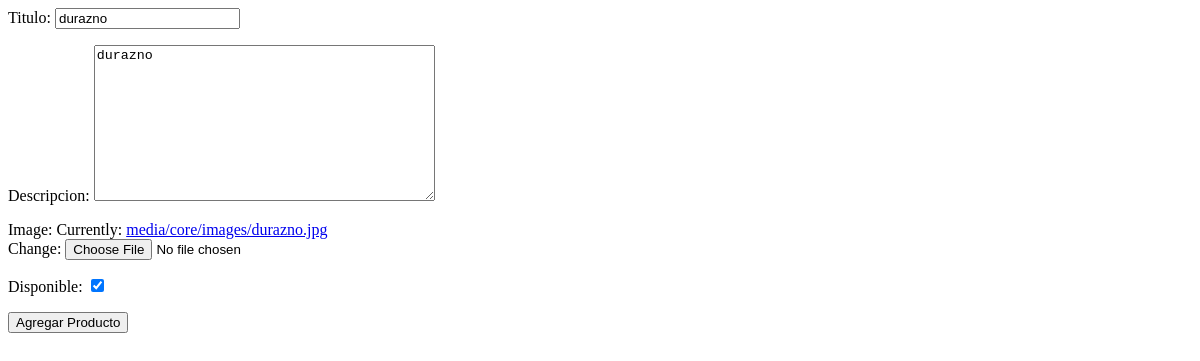
/producto-Panel/durazno, run on an earlier commit of the app's database.
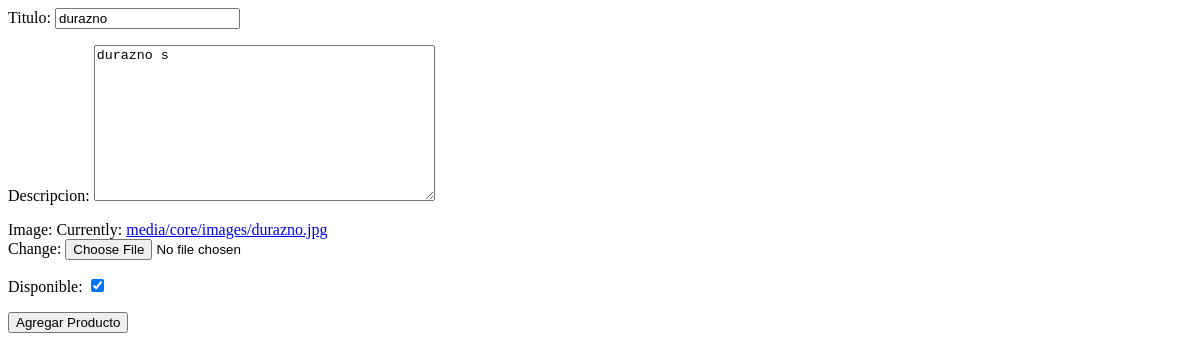
And on a later commit of the database.
### core/models.py (models this page shows, shortened)
class productos(models.Model):
    titulo = models.CharField(max_length=100)
    descripcion = models.TextField(blank=True)
    price = models.FloatField(default=1) #quitar
    image = models.ImageField(upload_to='media/core/images/')
    slug = models.SlugField(null=False, unique=True)
    disponible = models.BooleanField(default=True)

### core/views.py (the view)
# urls.py: path('producto-Panel/<slug>', views.PanelDetalles.as_view(), name='producto_panel'),
class PanelDetalles(UpdateView):
    model = productos
    template_name = "core/panelProduct.html"
    form_class = ProductEditForm
    def get_context_data(self, **kwargs):
        context = super(PanelDetalles, self).get_context_data(**kwargs)
        object = self.get_object()
        context['productos'] = context['object'] = object
        return context

### core/forms.py
class ProductEditForm(ModelForm):
    class Meta:
        model = productos
        fields = ['titulo', 'descripcion', 'image', 'disponible']

### core/templates/core/panelProduct.html (shortened to what this page needs)
<form method="post" action="{{ item.get_absolute_url_panel_edit }}" enctype="multipart/form-data">
    {{form.as_p}}
    <button type="submit">Agregar Producto</button>
</form>

What changed in the data, as far as the page shows it:
changed productos "durazno": descripcion "durazno" → "durazno s"
